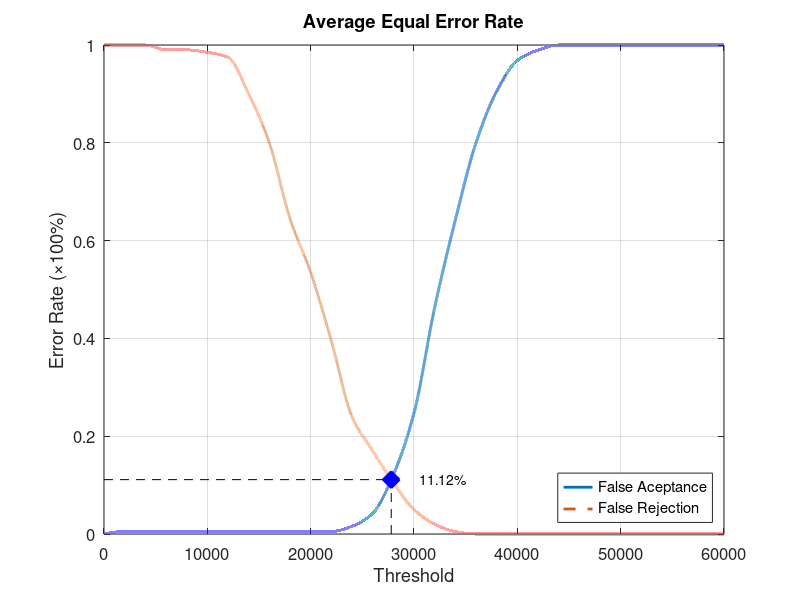
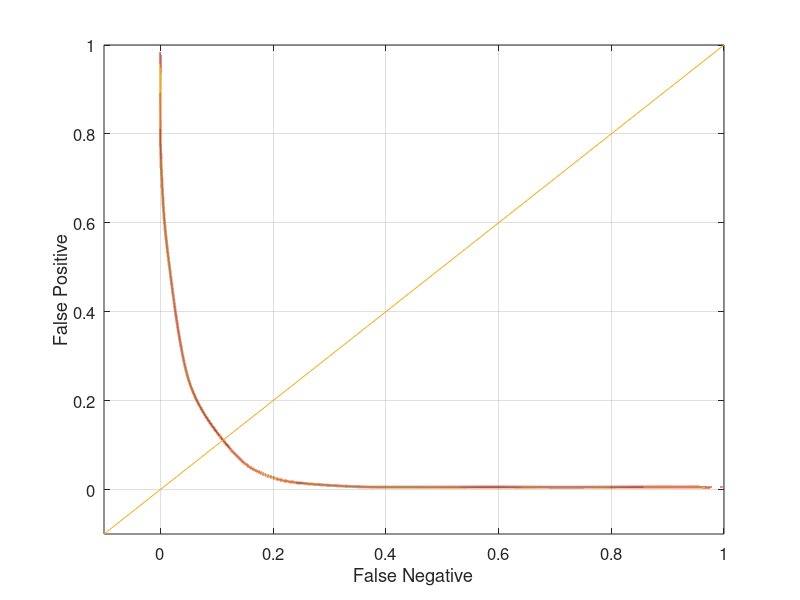

Write MATLAB code to recreate these figures, in order.
function yEER = Database2_2
close all;
clear;
clc;
x = 0:2000:60000;
xq = 0:0.5:60000;

y0 = [0 0.00526316 0.00526316 0.00526316 0.00526316 0.00526316 0.00526316 0.00526316 0.00526316 0.00526316 0.00526316 0.00526316 0.0157895 0.0421053 0.121053 0.247368 0.463158 0.642105 0.8 0.905263 0.968421 0.989474 1 1 1 1 1 1 1 1 1];
yy0 = interp1(x, y0, xq, 'pchip');
y1 = [1 1 1 0.99 0.99 0.985 0.975 0.9 0.8 0.645 0.535 0.395 0.24 0.17 0.105 0.05 0.02 0.005 0 0 0 0 0 0 0 0 0 0 0 0 0];
yy1 = interp1(x, y1, xq, 'pchip');

% Calculating EER: 
y2 = abs(y0 - y1);
find(y2 == min(y2))
yy2 = abs(yy0 - yy1);
xEER = find(yy2 == min(yy2));
xEERIndex = xq(xEER) % X-axis EER
yEER = yy0(xEER) % Y-axis EER

main = figure
plot(xq, yy0,'-','LineWidth', 2);	hold on
plot(xq, yy1,'--','LineWidth', 2);	hold on
plot([xEERIndex xEERIndex], [0 yEER], 'k--');	hold on
plot([0 xEERIndex], [yEER yEER], 'k--');	hold on
plot(xEERIndex, yEER, 'bx', 'LineWidth', 10);	hold on
text(xEERIndex + 10 * xEERIndex / 100, yEER, [num2str(round((10000 * yEER)) / 100) '%'])
legend('False Aceptance', 'False Rejection', 'Location', 'SouthEast')
xlabel('Threshold')
ylabel('Error Rate (\times100%)')
title('Average Equal Error Rate')
set(gca, 'FontSize', 12)
axis([0 60000 0 1])
grid on

print(main, 'Database2_2Main', '-dpng');
FNRxFPR = figure('Color', [1 1 1]);
plot(yy1, yy0, '-', yy1, yy0, 'LineWidth', 2);
hold on
y = -0.1:0.1:1
plot(y, y); 
set(gca, 'FontSize', 12)
xlabel('False Negative')
ylabel('False Positive')
axis([-0.1 1 -0.1 1])
set(gca, 'FontSize', 12)
grid on

print(FNRxFPR, 'Database2_2FNRxFPR','-dpng');
end
